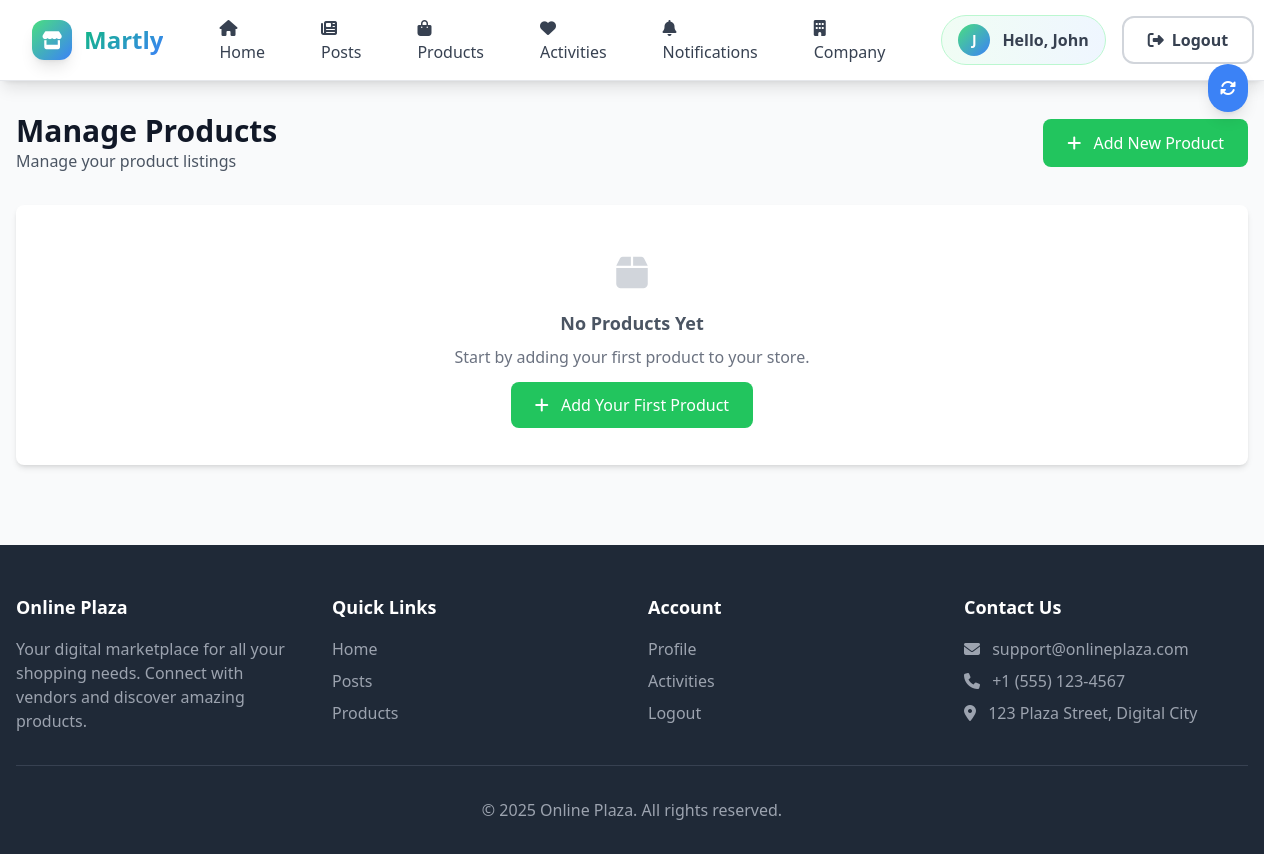
Before: /company/products.php (signed in) with the older database file.
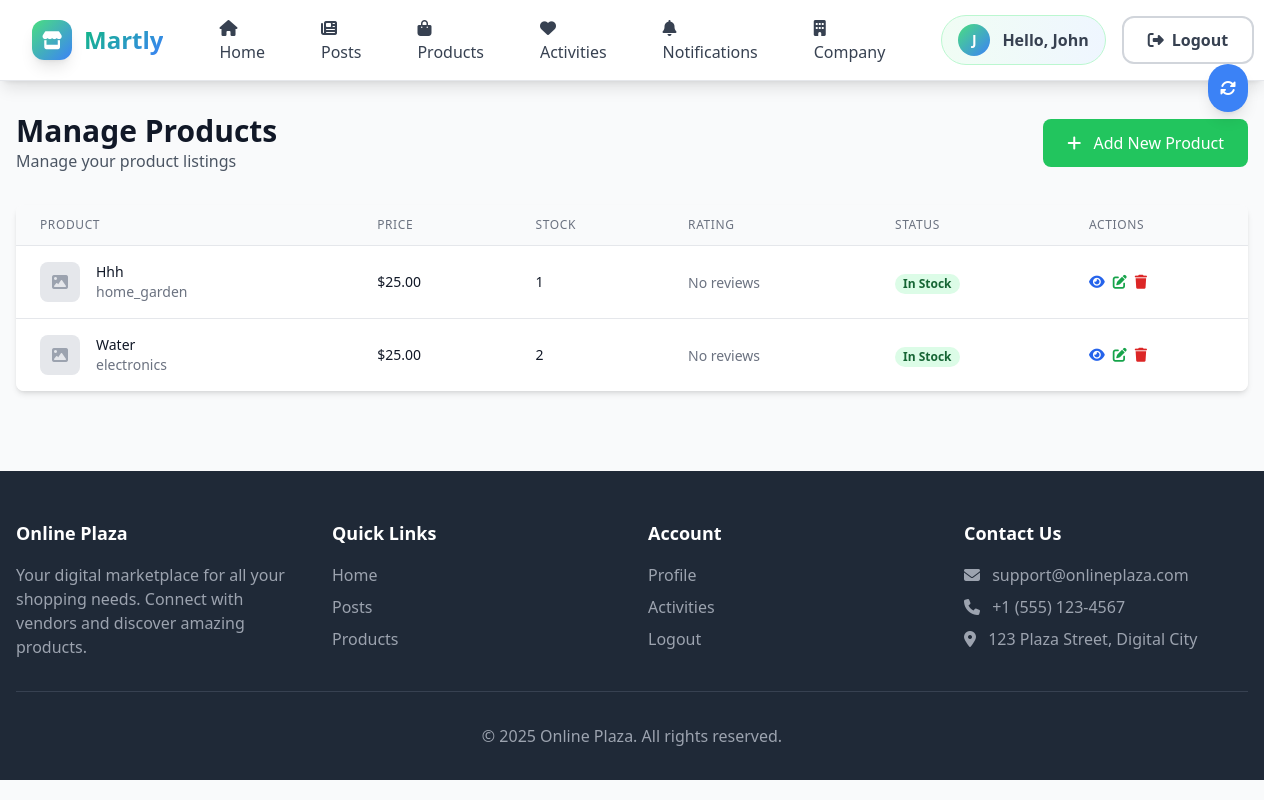
After: the same page with the newer database file.
### tables this page shows
CREATE TABLE `users` (
  `id` int(11) NOT NULL,
  `username` varchar(50) NOT NULL,
  `email` varchar(100) NOT NULL,
  `password` varchar(255) NOT NULL,
  `first_name` varchar(50) DEFAULT NULL,
  `last_name` varchar(50) DEFAULT NULL,
  `profile_picture` varchar(255) DEFAULT NULL,
  `user_type` enum('customer','vendor') DEFAULT 'customer',
  `referral_code` varchar(20) DEFAULT NULL,
  `referred_by` int(11) DEFAULT NULL,
  `created_at` timestamp NOT NULL DEFAULT current_timestamp(),
  `updated_at` timestamp NOT NULL DEFAULT current_timestamp() ON UPDATE current_timestamp(),
  `referred_count` int(11) DEFAULT 0
);

CREATE TABLE `products` (
  `id` int(11) NOT NULL,
  `company_id` int(11) NOT NULL,
  `name` varchar(255) NOT NULL,
  `description` text DEFAULT NULL,
  `price` decimal(10,2) NOT NULL,
  `image_url` varchar(255) DEFAULT NULL,
  `media_filename` varchar(255) DEFAULT NULL,
  `media_type` enum('image','video') DEFAULT 'image',
  `stock_quantity` int(11) DEFAULT 0,
  `category` varchar(100) DEFAULT NULL,
  `brand` varchar(100) DEFAULT NULL,
  `weight` decimal(8,2) DEFAULT NULL,
  `dimensions` varchar(100) DEFAULT NULL,
  `color` varchar(50) DEFAULT NULL,
  `size` varchar(50) DEFAULT NULL,
  `material` varchar(100) DEFAULT NULL,
  `warranty` varchar(100) DEFAULT NULL,
  `shipping_time` varchar(50) DEFAULT NULL,
  `created_at` timestamp NOT NULL DEFAULT current_timestamp(),
  `updated_at` timestamp NOT NULL DEFAULT current_timestamp() ON UPDATE current_timestamp(),
  `platform_fee` decimal(10,2) DEFAULT 0.00,
  `net_amount` decimal(10,2) DEFAULT 0.00,
  `fee_percentage` decimal(5,2) DEFAULT 7.00
);

### includes/config.php (called while the page is built, shortened)
<?php
try {
    $pdo = new PDO("mysql:host=" . DB_HOST . ";dbname=" . DB_NAME, DB_USER, DB_PASS);
    $pdo->setAttribute(PDO::ATTR_ERRMODE, PDO::ERRMODE_EXCEPTION);
    $pdo->setAttribute(PDO::ATTR_DEFAULT_FETCH_MODE, PDO::FETCH_ASSOC);
} catch (PDOException $e) {
    die("Connection failed: " . $e->getMessage());
}
function isLoggedIn()
{
    return isset($_SESSION['user_id']);
}
function getCurrentUser()
{
    global $pdo;
    if (isLoggedIn()) {
        $stmt = $pdo->prepare("SELECT * FROM users WHERE id = ?");
        $stmt->execute([$_SESSION['user_id']]);
        return $stmt->fetch();
    }
    return null;
}
function getUnreadActivityCount()
{
    global $pdo;
    $currentUser = getCurrentUser();
    $stmt = $pdo->prepare("SELECT COUNT(*) FROM activities WHERE user_id = ? AND is_read = FALSE");
    $stmt->execute([$currentUser['id']]);
    return $stmt->fetchColumn();
}

### company/products.php (the view, shortened to what the rows shown need)
<?php
require_once '../includes/config.php';
$currentUser = getCurrentUser();
$stmt = $pdo->prepare("SELECT * FROM companies WHERE user_id = ?");
$stmt->execute([$currentUser['id']]);
$company = $stmt->fetch();
$stmt = $pdo->prepare("
    SELECT p.*,
           (SELECT AVG(rating) FROM product_reviews WHERE product_id = p.id) as avg_rating,
           (SELECT COUNT(*) FROM product_reviews WHERE product_id = p.id) as review_count
    FROM products p
    WHERE p.company_id = ?
    ORDER BY p.created_at DESC
");
$stmt->execute([$company['id']]);
$products = $stmt->fetchAll();
?>
<?php require_once '../includes/header.php'; ?>
<div class="max-w-7xl mx-auto px-4 py-8">
    <div class="flex justify-between items-center mb-8">
        <div>
            <h1 class="text-3xl font-bold text-gray-900">Manage Products</h1>
        </div>
    </div>
    <div class="bg-white rounded-lg shadow-md overflow-hidden">
        <?php if ($products): ?>
            <div class="overflow-x-auto">
                <table class="min-w-full divide-y divide-gray-200">
                    <thead class="bg-gray-50">
                        <tr>
                            <th class="px-6 py-3 text-left text-xs font-medium text-gray-500 uppercase tracking-wider">Product</th>
                            <th class="px-6 py-3 text-left text-xs font-medium text-gray-500 uppercase tracking-wider">Price</th>
                            <th class="px-6 py-3 text-left text-xs font-medium text-gray-500 uppercase tracking-wider">Stock</th>
                            <th class="px-6 py-3 text-left text-xs font-medium text-gray-500 uppercase tracking-wider">Rating</th>
                            <th class="px-6 py-3 text-left text-xs font-medium text-gray-500 uppercase tracking-wider">Status</th>
                            <th class="px-6 py-3 text-left text-xs font-medium text-gray-500 uppercase tracking-wider">Actions</th>
                        </tr>
                    </thead>
                    <tbody class="bg-white divide-y divide-gray-200">
                        <?php foreach ($products as $product): ?>
                            <tr class="hover:bg-gray-50 transition duration-300">
                                <td class="px-6 py-4 whitespace-nowrap">
                                    <div class="flex items-center">
                                        <?php if ($product['image_url']): ?>
                                            <img class="h-10 w-10 rounded-lg object-cover" src="<?php echo htmlspecialchars($product['image_url']); ?>" alt="<?php echo htmlspecialchars($product['name']); ?>">
                                        <?php else: ?>
                                            <div class="h-10 w-10 bg-gray-200 rounded-lg flex items-center justify-center">
                                                <i class="fas fa-image text-gray-400"></i>
                                            </div>
                                        <?php endif; ?>
                                        <div class="ml-4">
                                            <div class="text-sm font-medium text-gray-900"><?php echo htmlspecialchars($product['name']); ?></div>
                                            <?php if ($product['category']): ?>
                                                <div class="text-sm text-gray-500"><?php echo htmlspecialchars($product['category']); ?></div>
                                            <?php endif; ?>
                                        </div>
                                    </div>
                                </td>
                                <td class="px-6 py-4 whitespace-nowrap">
                                    <div class="text-sm text-gray-900">$<?php echo number_format($product['price'], 2); ?></div>
                                </td>
                                <td class="px-6 py-4 whitespace-nowrap">
                                    <div class="text-sm text-gray-900"><?php echo $product['stock_quantity']; ?></div>
                                </td>
                                <td class="px-6 py-4 whitespace-nowrap">
                                    <?php if ($product['avg_rating']): ?>
                                        <div class="flex items-center">
                                            <span class="text-sm text-yellow-400 mr-1"><?php echo number_format($product['avg_rating'], 1); ?></span>
                                            <i class="fas fa-star text-yellow-400 text-xs"></i>
                                            <span class="text-sm text-gray-500 ml-1">(<?php echo $product['review_count']; ?>)</span>
                                        </div>
                                    <?php else: ?>
                                        <span class="text-sm text-gray-500">No reviews</span>
                                    <?php endif; ?>
                                </td>
                                <td class="px-6 py-4 whitespace-nowrap">
                                    <span class="px-2 inline-flex text-xs leading-5 font-semibold rounded-full <?php echo $product['stock_quantity'] > 0 ? 'bg-green-100 text-green-800' : 'bg-red-100 text-red-800'; ?>">
                                        <?php echo $product['stock_quantity'] > 0 ? 'In Stock' : 'Out of Stock'; ?>
                                    </span>
                                </td>
                                <td class="px-6 py-4 whitespace-nowrap text-sm font-medium">
                                    <div class="flex space-x-2">
                                        <a href="/online-plaza/products/view.php?id=<?php echo $product['id']; ?>" class="text-blue-600 hover:text-blue-900" title="View">
                                            <i class="fas fa-eye"></i>
                                        </a>
                                        <a href="/online-plaza/products/edit.php?id=<?php echo $product['id']; ?>" class="text-green-600 hover:text-green-900" title="Edit">
                                            <i class="fas fa-edit"></i>
                                        </a>
                                        <form method="POST" class="inline" onsubmit="return confirm('Are you sure you want to delete this product? This action cannot be undone.');">
                                            <button type="submit" name="delete_product" class="text-red-600 hover:text-red-900" title="Delete">
                                                <i class="fas fa-trash"></i>
                                            </button>
                                        </form>
                                    </div>
                                </td>
                            </tr>
                        <?php endforeach; ?>
                    </tbody>
                </table>
            </div>
        <?php endif; ?>
    </div>
</div>
<?php require_once '../includes/footer.php'; ?>

### includes/header.php (shortened to what the rows shown need)
<?php
require_once 'config.php';
$currentUser = getCurrentUser();
$unreadActivityCount = isLoggedIn() ? getUnreadActivityCount() : 0;
?>
<!DOCTYPE html>
<html lang="en">
<head>
    <script src="https://cdn.tailwindcss.com"></script>
    <link rel="stylesheet" href="https://cdnjs.cloudflare.com/ajax/libs/font-awesome/6.4.0/css/all.min.css">
    <link rel="stylesheet" href="/online-plaza/assets/css/style.css">
</head>
<body class="bg-gray-50">
    <nav class="nav-blur shadow-lg sticky top-0 border-b border-gray-200 z-30">
        <div class="w-full mx-auto">
            <div class="flex justify-between items-center h-16 lg:h-20 px-4 lg:px-8">
                <div class="hidden md:flex items-center space-x-3 lg:space-x-4 flex-shrink-0">
                    <?php if (isLoggedIn()): ?>
                        <div class="flex items-center space-x-2 lg:space-x-3 px-3 lg:px-4 py-1.5 lg:py-2 bg-gradient-to-r from-green-50 to-blue-50 rounded-full border border-green-200">
                            <div class="w-7 h-7 lg:w-8 lg:h-8 bg-gradient-to-br from-green-400 to-blue-500 rounded-full flex items-center justify-center text-white font-semibold text-xs lg:text-sm">
                                <?php echo strtoupper(substr($currentUser['first_name'] ?? $currentUser['username'], 0, 1)); ?>
                            </div>
                            <span class="text-gray-700 font-semibold text-sm lg:text-base">Hello, <?php echo htmlspecialchars($currentUser['first_name'] ?? $currentUser['username']); ?></span>
                        </div>
                        <a href="/online-plaza/auth/logout.php" class="px-4 lg:px-6 py-1.5 lg:py-2.5 font-semibold text-gray-700 hover:text-red-600 border-2 border-gray-300 hover:border-red-400 rounded-xl transition-all duration-300 text-sm lg:text-base">
                            <i class="fas fa-sign-out-alt mr-1 lg:mr-2"></i>Logout
                        </a>
                    <?php endif; ?>
                </div>
            </div>
        </div>
    </nav>

Changed rows visible on the page:
added products: name "Hhh", category "home_garden", price "25.00", stock_quantity "1", shows "In Stock"
added products: name "Water", category "electronics", price "25.00", stock_quantity "2", shows "In Stock"
Other visible differences:
text no longer shown: "No Products Yet Start by adding your first product to your store. Add Your First Product"
text now shown: "PRODUCT PRICE STOCK RATING STATUS ACTIONS"
